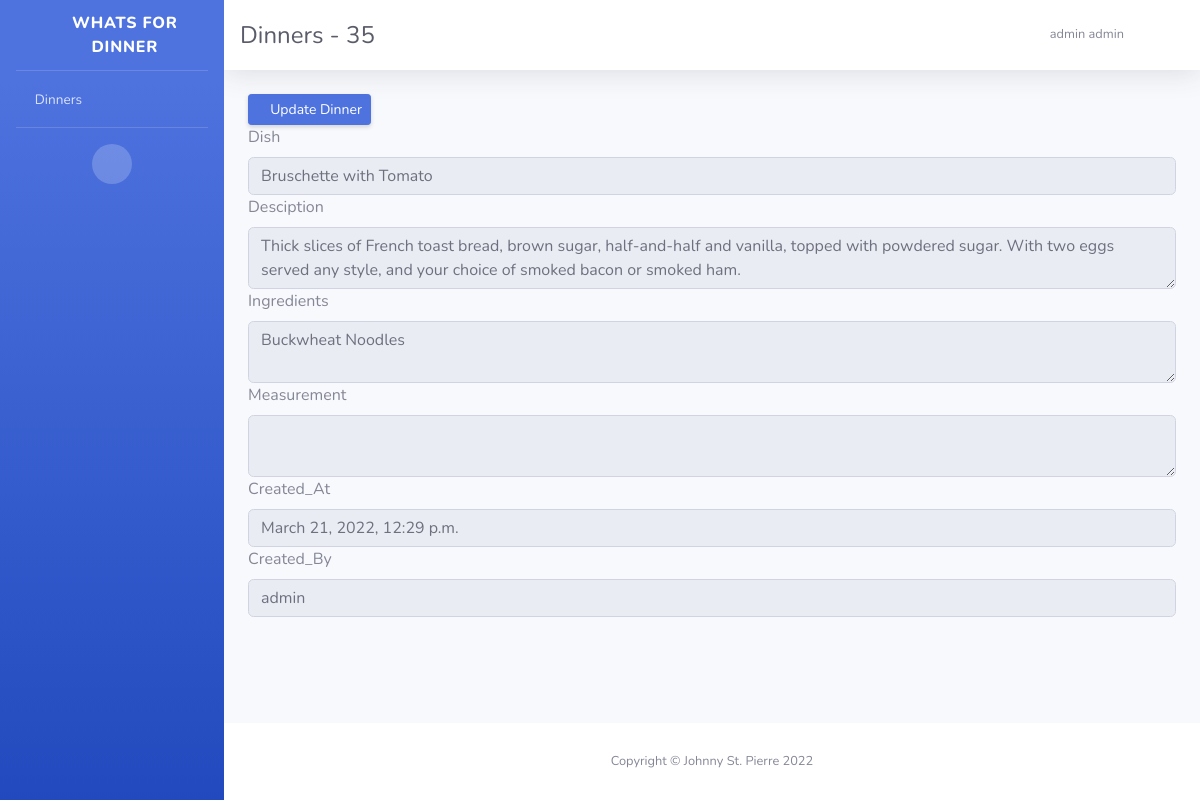
Screenshot of /dinners/35 (signed in) with the database file from the repository.
### whatsfordinner/models.py (models this page shows, shortened)
class Dinner(models.Model):
    dish = models.CharField(max_length=50)
    description = models.TextField(blank=True)
    ingredient = models.TextField(blank=True)
    measurement = models.TextField(blank=True)
    Created_At = models.DateTimeField(auto_now_add=True)
    Created_By = models.ForeignKey(User, on_delete=models.PROTECT, editable=False, related_name='Dinner_created')
    class Meta:
        app_label = 'whatsfordinner'

### whatsfordinner/views.py (the view)
# urls.py: path('dinners/<int:pk>', views.DinnerDetailView, name='dinner_detail'),
@login_required(login_url='/accounts/login/')
def DinnerDetailView(request, pk):
    dinner = Dinner.objects.get(id=pk)
    return render(request, 'whatsfordinner/dinner_detail_view.html',{'dinner':dinner})

### whatsfordinner/templatetags/avatar.py (called while the page is built)
@register.filter
def avatar(user):
    letter = user.first_name[0].upper() + user.last_name[0].upper() if user.first_name else '?'
    color_ix = ColorHash(user.id)
    context = {'color_ix': color_ix.hex, 'letter': letter}
    return render_to_string('avatar.html', context)

### whatsfordinner/utils.py (called while the page is built)
def set_current_user(user):
    _thread_locals.user=user

def remove_current_user():
    _thread_locals.user = None

### templates/whatsfordinner/dinner_detail_view.html (shortened to what this page needs)
{% extends 'base.html' %}
{% block title %}Dinners - {{ dinner.id }}{% endblock title %}
{% block content %}
    <a href="{% url 'dinner_update' dinner.id %}" class="d-sm-inline-block btn btn-sm btn-primary shadow-sm"><i class="fas fa-download fa-sm text-white-50"></i> Update Dinner</a>
    <div class="form-group">
        <label for="dinnerDescription">Dish</label>
        <input disabled type="text" class="form-control" id="dinnerDish" name="dinnerDish" value="{{ dinner.dish }}">
        <label for="dinnerDescription">Desciption</label>
        <textarea disabled class="form-control" id="dinnerDescription" name="dinnerDescription">{{ dinner.description }}</textarea>
        <label for="dinnerIngredient">Ingredients</label>
        <textarea disabled class="form-control" id="dinnerIngredient" name="dinnerIngredient">{{ dinner.ingredient }}</textarea>
        <label for="Measurement">Measurement</label>
        <textarea disabled class="form-control" id="dinnerMeasurement" name="dinneMeasurement" >{{ dinner.measurement }}</textarea>
        <label for="dinnerCreated_At">Created_At</label>
        <input disabled type="text" class="form-control" id="dinnerDish" name="dinnerDish" value="{{ dinner.Created_At }}">
        <label for="dinnerCreated_By">Created_By</label>
        <input disabled type="text" class="form-control" id="dinnerDish" name="dinnerDish" value="{{ dinner.Created_By }}">
    </div>
{% endblock content %}

### templates/base.html (shortened to what this page needs)
<!DOCTYPE html>
<html lang="en">
{% load static %}
{% load avatar %}
<head>
    <link href="{% static "vendor/fontawesome-free/css/all.min.css" %}?v=1.0" rel="stylesheet" type="text/css">
    <link href="{% static "/css/loader.css" %}?v=1.3" rel="stylesheet">
    <link href="{% static "/css/sb-admin-2.min.css" %}?v=1.0" rel="stylesheet">
</head>
<body id="page-top">
    <div id="wrapper">
        <ul class="navbar-nav bg-gradient-primary sidebar sidebar-dark accordion" id="accordionSidebar">
            <a class="sidebar-brand d-flex align-items-center justify-content-center" href="{% url 'home' %}">
                <div class="sidebar-brand-icon rotate-n-15">
                    <i class="fas fa-home"></i>
                </div>
                <div class="sidebar-brand-text mx-3">Whats For Dinner</div>
            </a>
            <hr class="sidebar-divider my-0">
            <li class="nav-item">
                <a class="nav-link" href="{% url 'dinners' %}">
                    <i class="fas fa-tools"></i>
                    <span>Dinners</span></a>
            </li>
            <hr class="sidebar-divider d-none d-md-block">
            <div class="text-center d-none d-md-inline">
                <button class="rounded-circle border-0" id="sidebarToggle"></button>
            </div>
        </ul>
        <div id="content-wrapper" class="d-flex flex-column">
            <div id="content">
                <nav class="navbar navbar-expand navbar-light bg-white topbar mb-4 static-top shadow">
                        <div class="d-sm-flex align-items-center justify-content-between">
                            <h1 class="h3 mb-0 text-gray-800 title-name" >{% block title %}{% endblock title %}</h1>
                        </div>
                    <ul class="navbar-nav ml-auto">
                        <li class="nav-item dropdown no-arrow">
                            <a class="nav-link dropdown-toggle" href="#" id="userDropdown" role="button"
                                data-toggle="dropdown" aria-haspopup="true" aria-expanded="false">
                                <span class="mr-2 d-none d-lg-inline text-gray-600 small">{{ user.first_name }} {{ user.last_name }}</span>
                                {{ user|avatar }}
                            </a>
                        </li>
                    </ul>
                </nav>
                <div class="container-fluid">
                    {% block content %}
                    {% endblock content %}
                </div>
            </div>
            <footer class="sticky-footer bg-white">
                <div class="container my-auto">
                    <div class="copyright text-center my-auto">
                        <span>Copyright &copy; Johnny St. Pierre 2022</span>
                    </div>
                </div>
            </footer>
        </div>
    </div>
</body>
</html>

### templates/base.html (style rules this page uses)
.title-name { font-size: 3.0vmin; }

### rows the page displays
Dinner: id "35", dinnerDish "Bruschette with Tomato", dinnerDescription "Thick slices of French toast bread, brown sugar, half-and-half and vanilla, topped with powdered sugar. With two eggs served any style, and your choice of smoked bacon or smoked ham.", dinnerIngredient "Buckwheat Noodles", dinnerDish "March 21, 2022, 12:29 p.m.", dinnerDish "admin"

### other values shown
{{ user.first_name }} "admin"
{{ user.last_name }} "admin"
